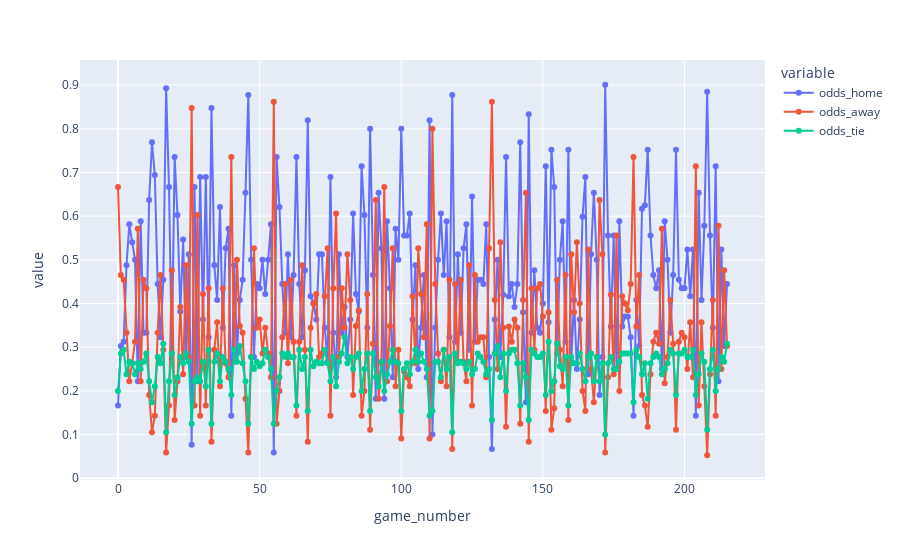

Notebook cell for this chart:
### Markdown cell above
# Chart that shows which team has the most odds of winning through time

### Code cell
pd.options.plotting.backend = "plotly"
fig_2 = df.plot(x='game_number', y=['odds_home', 'odds_away', 'odds_tie'], markers=True)
fig_2.show()

### Figure 1 — Plotly figure (JSON) as saved in the notebook; plotly's stock layout.template omitted (floating-point values rounded to 4 significant figures; data arrays with more than 128 entries replaced by an {"elided": "..."} marker saying what was removed)
{"data": [{"hovertemplate": "variable=odds_home<br>game_number=%{x}<br>value=%{y}<extra></extra>", "legendgroup": "odds_home", "line": {"color": "#636efa", "dash": "solid"}, "marker": {"symbol": "circle"}, "mode": "lines+markers", "name": "odds_home", "orientation": "v", "showlegend": true, "type": "scatter", "x": {"elided": "216 int values"}, "xaxis": "x", "y": {"elided": "216 float values"}, "yaxis": "y"}, {"hovertemplate": "variable=odds_away<br>game_number=%{x}<br>value=%{y}<extra></extra>", "legendgroup": "odds_away", "line": {"color": "#EF553B", "dash": "solid"}, "marker": {"symbol": "circle"}, "mode": "lines+markers", "name": "odds_away", "orientation": "v", "showlegend": true, "type": "scatter", "x": {"elided": "216 int values"}, "xaxis": "x", "y": {"elided": "216 float values"}, "yaxis": "y"}, {"hovertemplate": "variable=odds_tie<br>game_number=%{x}<br>value=%{y}<extra></extra>", "legendgroup": "odds_tie", "line": {"color": "#00cc96", "dash": "solid"}, "marker": {"symbol": "circle"}, "mode": "lines+markers", "name": "odds_tie", "orientation": "v", "showlegend": true, "type": "scatter", "x": {"elided": "216 int values"}, "xaxis": "x", "y": {"elided": "216 float values"}, "yaxis": "y"}], "layout": {"legend": {"title": {"text": "variable"}, "tracegroupgap": 0}, "margin": {"t": 60}, "xaxis": {"anchor": "y", "domain": [0, 1], "title": {"text": "game_number"}}, "yaxis": {"anchor": "x", "domain": [0, 1], "title": {"text": "value"}}}}
